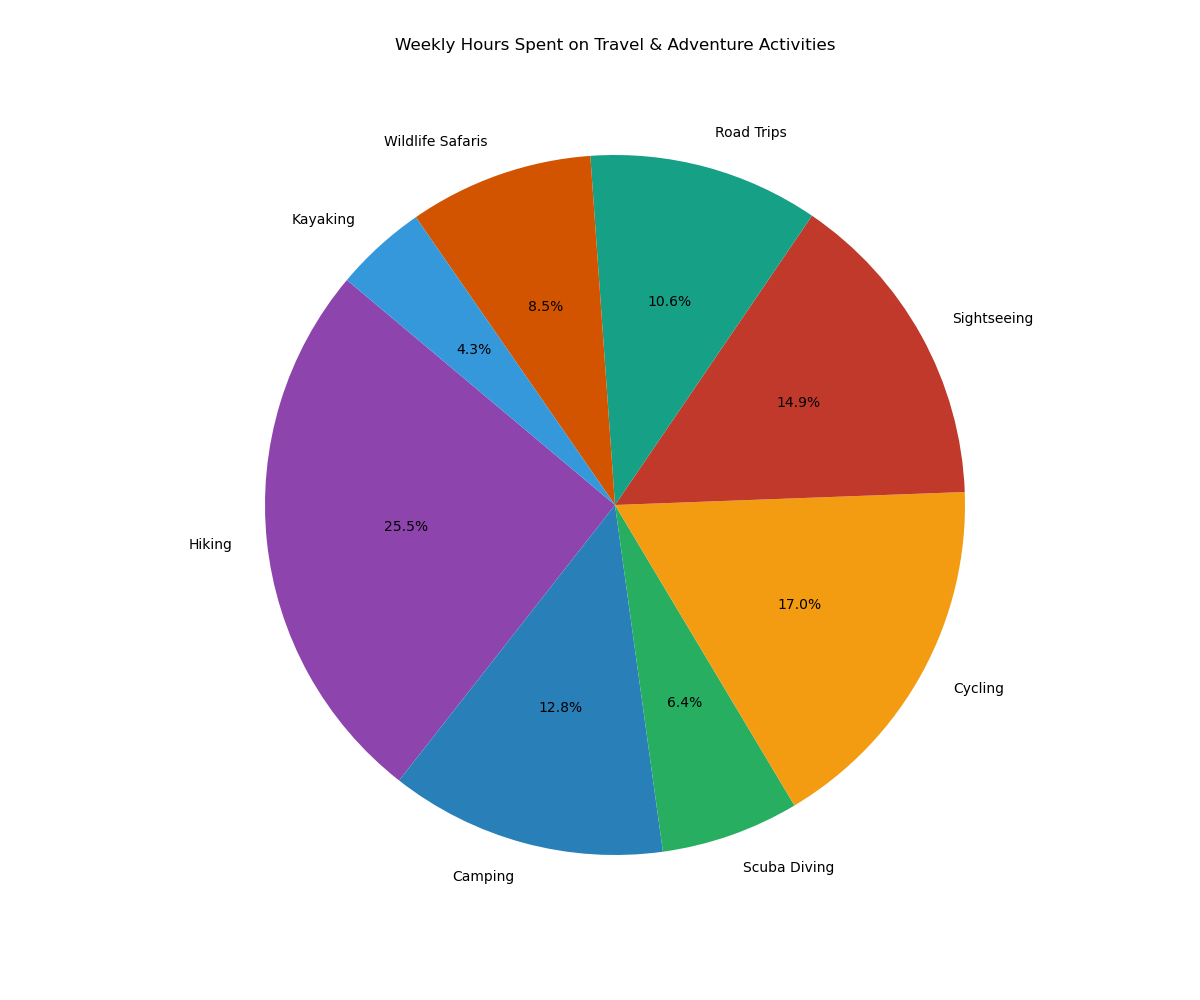

This chart was generated by the following Python code:

import matplotlib.pyplot as plt

# Data to plot
labels = ['Hiking', 'Camping', 'Scuba Diving', 'Cycling', 'Sightseeing', 'Road Trips', 'Wildlife Safaris', 'Kayaking']
sizes = [12, 6, 3, 8, 7, 5, 4, 2]
colors = ['#8E44AD', '#2980B9', '#27AE60', '#F39C12', '#C0392B', '#16A085', '#D35400', '#3498DB']

# Create pie chart
plt.figure(figsize=(12, 10))
plt.pie(sizes, labels=labels, colors=colors, autopct='%1.1f%%', startangle=140)

# Title
plt.title('Weekly Hours Spent on Travel & Adventure Activities', y=1.08)

# Display the chart
plt.axis('equal')  # Equal aspect ratio ensures that pie is drawn as a circle.
plt.show()
